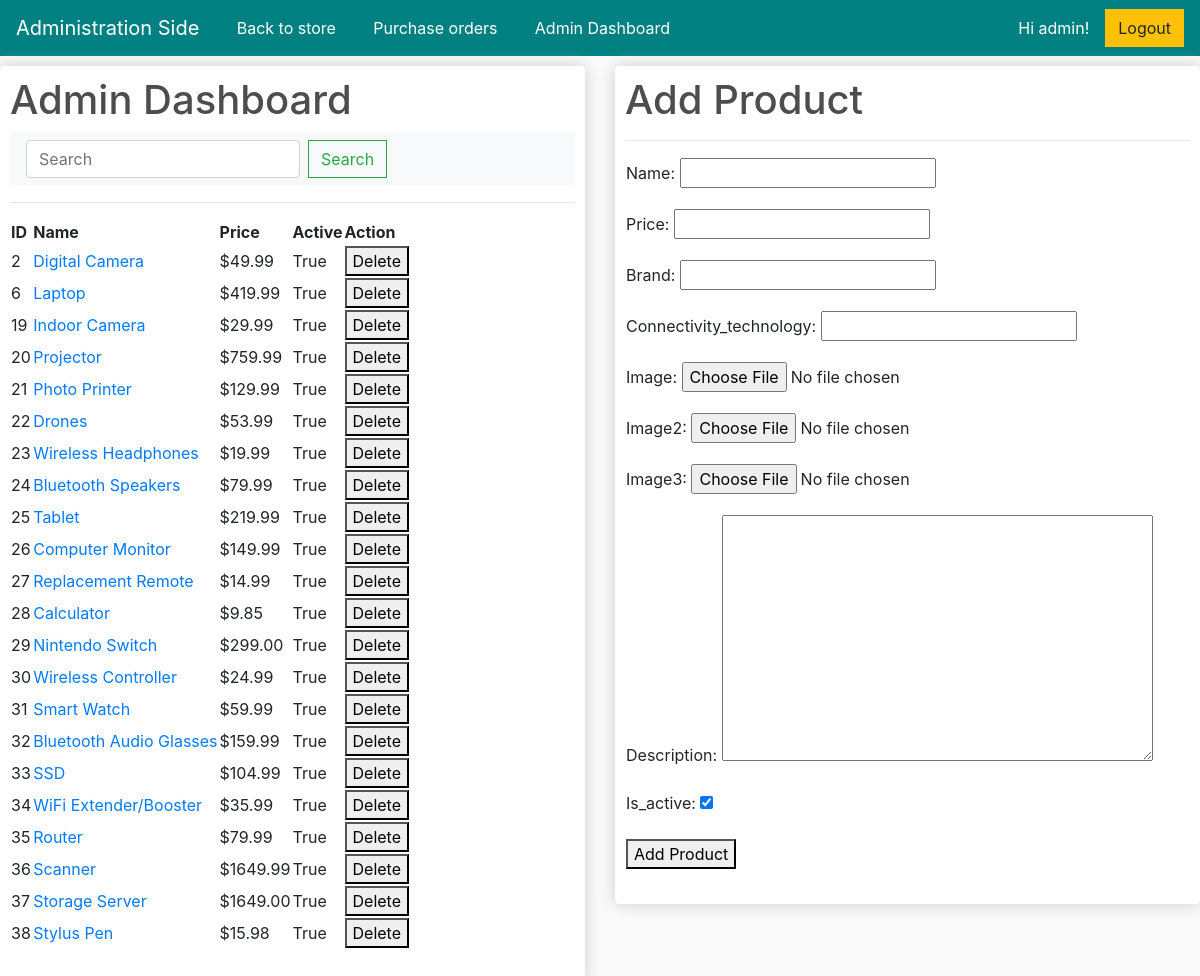
/adminDashboard/ (signed in), run on an earlier commit of the app's database.
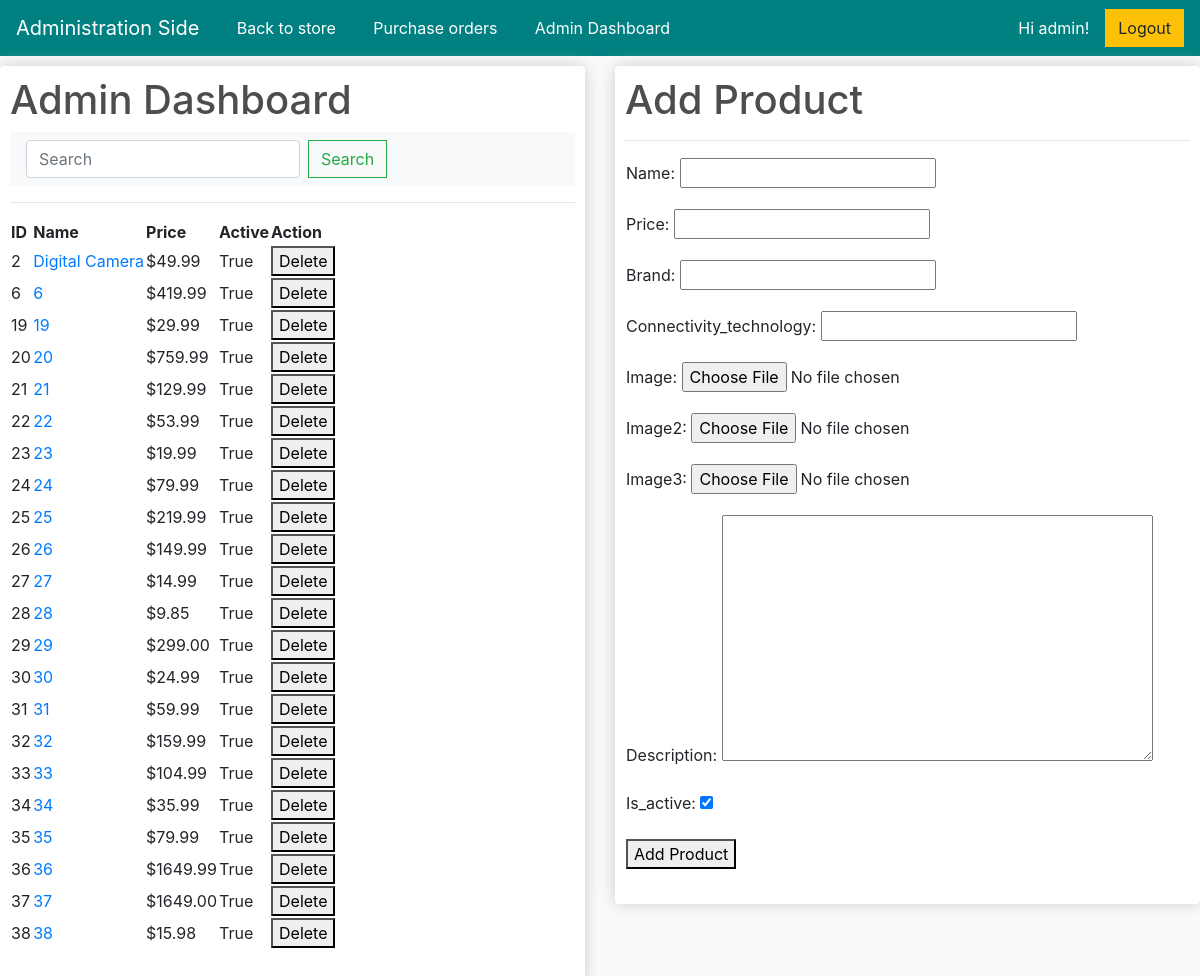
And on a later commit of the database.
### store/models.py (models this page shows, shortened)
class Product(models.Model):
    name = models.CharField(max_length=200, null=True, verbose_name=_('name'))
    price = models.DecimalField(max_digits=10, decimal_places=2, verbose_name=_('price'))
    brand = models.CharField(max_length=16, null=True, verbose_name=_('brand'))
    connectivity_technology = models.CharField(max_length=32, null=True, verbose_name=_('connectivity_technology'))
    digital = models.BooleanField(default=False, null=True, blank=False)
    image = models.ImageField(null=True, blank=True)
    image2 = models.ImageField(null=True, blank=True)
    image3 = models.ImageField(null=True, blank=True)
    description = models.TextField(null=True, verbose_name=_('description'))
    is_active = models.BooleanField(default=True, verbose_name=_('is_active'))

### store/views.py (the view, shortened to what this page needs)
# urls.py: path('adminDashboard/', views.adminDashboard, name="adminDashboard"),
@login_required(login_url="/adminLogin/")
def adminDashboard(request):
     products = Product.objects.all()
     if 'q' in request.GET:
          q = request.GET['q']
          products = Product.objects.filter(Q(name__icontains=q) | Q(id__icontains=q))
     else:
          products = Product.objects.all()
     form = ProductForm()
     if request.user.is_staff:
          return render(request, 'adminDashboard.html', {'products': products, 'form': form})
     else:
          return render(request, 'adminLogin.html', locals())

### store/forms.py
class ProductForm(forms.ModelForm):
    class Meta:
        model = Product
        fields = ['name','price','brand','connectivity_technology','image','image2','image3','description','is_active']

### store/templates/adminDashboard.html (shortened to what this page needs)
<!DOCTYPE html>
{% load static %}
{% load i18n %}
<html lang="en">
<head>
	<link rel="stylesheet" href="https://stackpath.bootstrapcdn.com/bootstrap/4.4.1/css/bootstrap.min.css">
	<link rel="stylesheet" type="text/css" href="{% static 'css/main.css' %}">
</head>
<body>
    <nav class="navbar navbar-expand-lg navbar-dark" style="background-color: #008080;">
		<a class="navbar-brand" href="{% url 'adminDashboard' %}">{% trans 'Administration Side' %}</a>
		<div class="collapse navbar-collapse" id="navbarSupportedContent">
			<ul class="navbar-nav me-auto mb-2 mb-lg-0">
				<a style="margin-left: 8px; color: #008080">|</a>
				<li class="nav-item">
					<a class="nav-link active" aria-current="page" href="{% url 'store' %}">{% trans 'Back to store' %}</a>
				</li>
				<a style="margin-left: 16px; color: #008080">|</a>
				<li class="nav-item">
					<a class="nav-link active" aria-current="page" href="{% url 'order_list' %}">{% trans 'Purchase orders' %}</a>
				</li>
				<a style="margin-left: 16px; color: #008080">|</a>
				<li class="nav-item">
					<a class="nav-link active" aria-current="page" href="{% url 'adminDashboard' %}">{% trans 'Admin Dashboard' %}</a>
				</li>
			</ul>
		</div>
	    <div class="form-inline my-2 my-lg-0">
			{% if user.is_authenticated %}
				<a style="margin-right: 16px; color: white">{% trans 'Hi' %} {{ user.username }}! </a>
				<form action="{% url 'logout' %}" method="post">
					<button class="btn btn-warning" type="submit">{% trans 'Logout' %}</button>
				</form>
			{% else %}
				<a style="margin-right: 16px; color: white">{% trans 'You are not logged in.' %} </a>
	     		<a href="{% url 'login' %}" class="btn btn-warning">{% trans 'Login' %}</a>
	     	{% endif %}
	    </div>
	</nav>
    <div class="row">
        <div class="col-lg-6">
            <div class="box-element">
                <h1>{% trans 'Admin Dashboard' %}</h1>
                <nav class="navbar navbar-light bg-light justify-content-">
                    <form class="form-inline">
                    <input class="form-control mr-sm-2" name="q" type="search" placeholder="Search" aria-label="Search">
                    <button class="btn btn-outline-success my-2 my-sm-0" type="submit">{% trans 'Search' %}</button>
                    </form>
                </nav>
                <table>
                    <tr>
                        <hr>
                        <th>{% trans 'ID' %}</th>
                        <th>{% trans 'Name' %}</th>
                        <th>{% trans 'Price' %}</th>
                        <th>{% trans 'Active' %}</th>
                        <th>{% trans 'Action' %}</th>
                    </tr>
                    {% for product in products %}
                    <tr>
                        <td>{{ product.id }}</td>
                        <td><a aria-current="page" href="{% url 'product_edit' product.id%}">{{ product.name }}</a></td>
                        <td>${{ product.price }}</td>
                        <td>{{ product.is_active }}</td>
                        <td>
                            <form method="post">
                                <button type="submit" name="action" value="delete">{% trans 'Delete' %}</button>
                            </form>
                        </td>
                    </tr>
                    {% endfor %}
                </table>
                <br>
            </div>
        </div>
        <div class="col-lg-6">
            <div class="box-element">
                <h1>{% trans 'Add Product' %}</h1>
                <hr>
                <table>
                    <tr>
                        <td>
                            <form method="post" enctype="multipart/form-data">
                                {{ form.as_p }}
                                <button type="submit">{% trans 'Add Product' %}</button>
                            </form>
                        </td>
                    </tr>
                </table>
                <br>
            </div>
        </div>
    </div>
</body>
</html>

What changed in the data, as far as the page shows it:
changed Product id 6: name "Laptop" → "6"
changed Product id 19: name "Indoor Camera" → "19"
changed Product id 20: name "Projector" → "20"
changed Product id 21: name "Photo Printer" → "21"
changed Product id 22: name "Drones" → "22"
changed Product id 23: name "Wireless Headphones" → "23"
changed Product id 24: name "Bluetooth Speakers" → "24"
changed Product id 25: name "Tablet" → "25"
changed Product id 26: name "Computer Monitor" → "26"
changed Product id 27: name "Replacement Remote" → "27"
changed Product id 28: name "Calculator" → "28"
changed Product id 29: name "Nintendo Switch" → "29"
changed Product id 30: name "Wireless Controller" → "30"
changed Product id 31: name "Smart Watch" → "31"
changed Product id 32: name "Bluetooth Audio Glasses" → "32"
changed Product id 33: name "SSD" → "33"
changed Product id 34: name "WiFi Extender/Booster" → "34"
changed Product id 35: name "Router" → "35"
changed Product id 36: name "Scanner" → "36"
changed Product id 37: name "Storage Server" → "37"
changed Product id 38: name "Stylus Pen" → "38"
